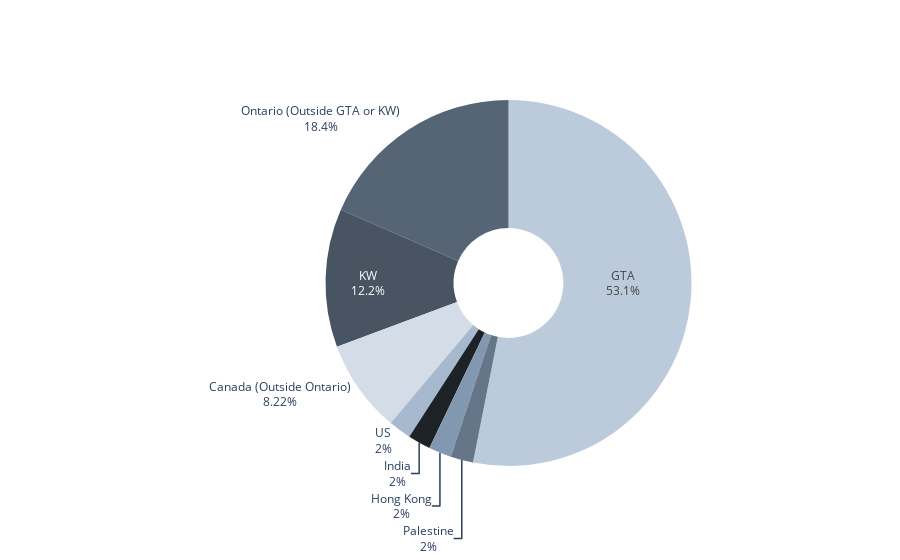

Write notebook code for a chart like this one.
### Markdown cell above
# 4 - Where is home

### Code cell
labels = ['GTA', 'KW', 'Ontario (Outside GTA or KW)', 'Canada (Outside Ontario)', 'US', 'India', 'Hong Kong', 'Palestine']
values = [53,12.2, 18.4, 8.2, 2, 2, 2, 2]
colors = ['#bccbdb', '#485462', '#566575', '#d3dce7', '#a6b9cf', '#1d2227', '#8297b0', '#657689']
fig = go.Figure(data=[go.Pie(labels=labels, values=values, textinfo='label+percent',
                             insidetextorientation='radial', marker_colors=colors, hole=.3
                            )])

fig.update_layout(showlegend=False)
iplot(fig)

### Figure 1 — Plotly figure (JSON) as saved in the notebook; plotly's stock layout.template omitted (floating-point values rounded to 4 significant figures)
{"data": [{"hole": 0.3, "insidetextorientation": "radial", "labels": ["GTA", "KW", "Ontario (Outside GTA or KW)", "Canada (Outside Ontario)", "US", "India", "Hong Kong", "Palestine"], "marker": {"colors": ["#bccbdb", "#485462", "#566575", "#d3dce7", "#a6b9cf", "#1d2227", "#8297b0", "#657689"]}, "textinfo": "label+percent", "type": "pie", "values": [53, 12.2, 18.4, 8.2, 2, 2, 2, 2]}], "layout": {"showlegend": false}}
